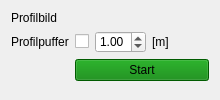
            <widget class="QWidget" name="profilePlan">
             <property name="styleSheet">
              <string notr="true">#profilePlan{
	background-color:  rgb(240,240,240)
}</string>
             </property>
             <attribute name="title">
              <string>Profilplan</string>
             </attribute>
             <layout class="QFormLayout" name="formLayout_7">
              <item row="0" column="0">
               <widget class="QLabel" name="label_50">
                <property name="text">
                 <string>Profilbild</string>
                </property>
               </widget>
              </item>
              <item row="0" column="1">
               <widget class="QgsFileWidget" name="profilePlanSelect">
                <property name="sizePolicy">
                 <sizepolicy hsizetype="Preferred" vsizetype="Preferred">
                  <horstretch>0</horstretch>
                  <verstretch>0</verstretch>
                 </sizepolicy>
                </property>
                <property name="styleSheet">
                 <string notr="true"/>
                </property>
               </widget>
              </item>
              <item row="1" column="0">
               <widget class="QLabel" name="label_3">
                <property name="text">
                 <string>Profilpuffer</string>
                </property>
               </widget>
              </item>
              <item row="5" column="1">
               <widget class="QPushButton" name="startPlanBtn">
                <property name="styleSheet">
                 <string notr="true">background-color : green</string>
                </property>
                <property name="text">
                 <string>Start</string>
                </property>
               </widget>
              </item>
              <item row="1" column="1">
               <layout class="QHBoxLayout" name="horizontalLayout_8">
                <item>
                 <widget class="QCheckBox" name="check_profile_buffer">
                  <property name="text">
                   <string/>
                  </property>
                 </widget>
                </item>
                <item>
                 <widget class="QDoubleSpinBox" name="profileBufferSpinBox">
                  <property name="maximum">
                   <double>5.000000000000000</double>
                  </property>
                  <property name="singleStep">
                   <double>0.010000000000000</double>
                  </property>
                  <property name="value">
                   <double>1.000000000000000</double>
                  </property>
                 </widget>
                </item>
                <item>
                 <widget class="QLabel" name="label_profileBuffer">
                  <property name="text">
                   <string>[m]</string>
                  </property>
                 </widget>
                </item>
                <item>
                 <spacer name="horizontalSpacer_2">
                  <property name="orientation">
                   <enum>Qt::Horizontal</enum>
                  </property>
                  <property name="sizeHint" stdset="0">
                   <size>
                    <width>40</width>
                    <height>22</height>
                   </size>
                  </property>
                 </spacer>
                </item>
               </layout>
              </item>
             </layout>
            </widget>
